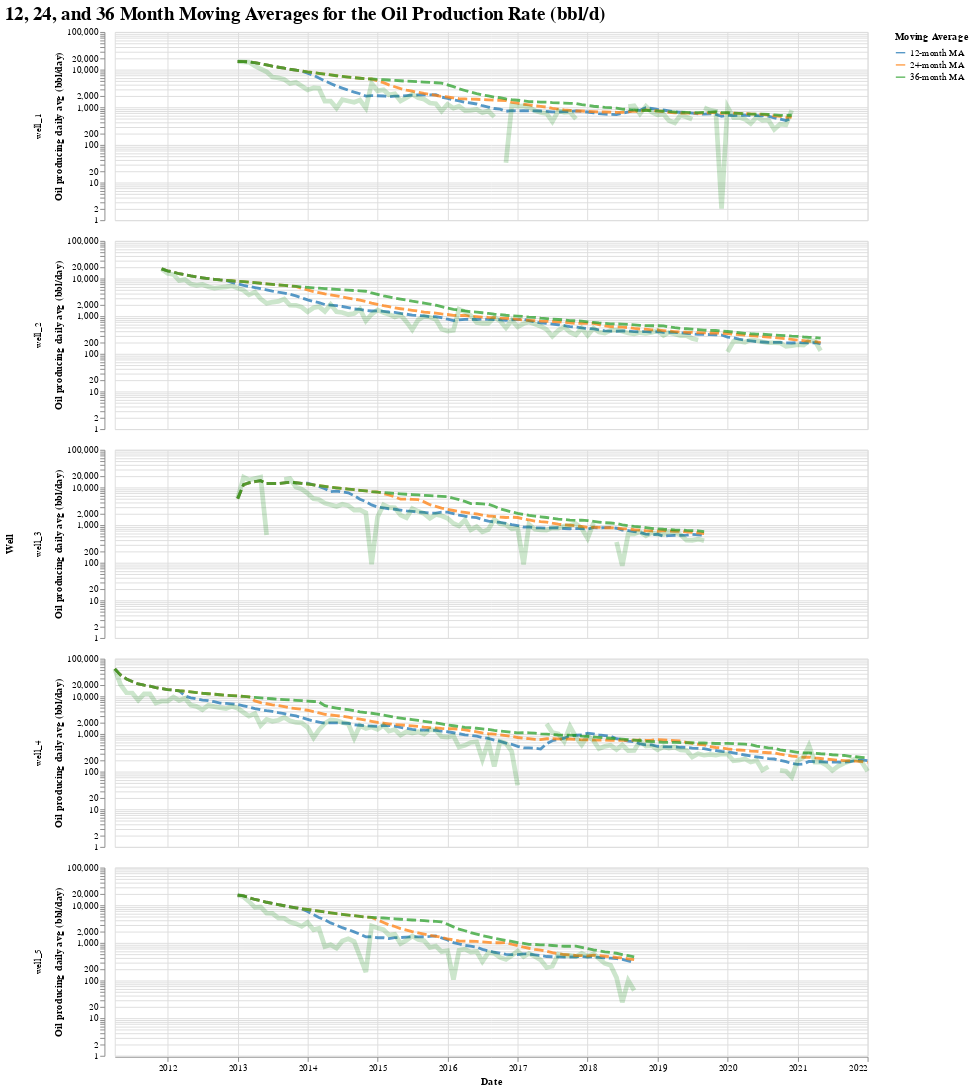

The cell this chart's notebook holds for it:
### Markdown cell above
#### Oil Production Rate Moving Averages
- Visualizing the 12 month, 24, and 36 months oil production rate moving averages.

### Code cell
# Prepare the oil production data for moving-average smoothing, ignoring zero placeholders
ma_chart_df = df[['well_name', 'date', 'oil_producing_daily_avg (bbl/day)']].replace({0:np.nan})

# Define the moving-average windows and colors that will be layered together
window_specs = [
    (12, '12-month MA'),
    (24, '24-month MA'),
    (36, '36-month MA'),
]

window_colors = ['#1f77b4', '#ff7f0e', '#2ca02c']
color_scale = alt.Scale(
    domain=[label for _, label in window_specs],
    range=window_colors
)

# Build a reusable base chart shared by the raw line and each moving-average layer
base = alt.Chart(ma_chart_df).encode(
    alt.X('date:T').title('Date')
)

# Show the original series in light green for context
raw_line = base.mark_line(color='green', opacity=0.2, size=5).encode(
    alt.Y('oil_producing_daily_avg (bbl/day):Q').title('Oil producing daily avg (bbl/day)').scale(type='log')
)

# Create each moving-average line and collect it for layering
ma_layers = []
for window, label in window_specs:
    ma_layer = base.transform_window(
        rolling_mean='mean(oil_producing_daily_avg (bbl/day))',
        frame=[-(window - 1), 0],
        groupby=['well_name'],
        sort=[alt.SortField('date')]
    ).transform_calculate(
        window_label=f"'{label}'"
    ).mark_line(size=3, opacity=0.75, strokeDash=[10,4]).encode(
        y='rolling_mean:Q',
        color=alt.Color('window_label:N').scale(color_scale).title('Moving Average')
    ).properties(
        height = 200,
        width = 800,
    )
    ma_layers.append(ma_layer)

# Layer the raw series with every moving-average line and facet by well
layered_ma_chart = alt.layer(*ma_layers, raw_line).facet(
    row=alt.Row('well_name:N', title='Well')
).properties(
    title=alt.Title('12, 24, and 36 Month Moving Averages for the Oil Production Rate (bbl/d)', fontSize=20, anchor='start')
)

layered_ma_chart

### Figure 1 — Vega-Lite specification as saved in the notebook (floating-point values rounded to 4 significant figures; data arrays with more than 128 entries replaced by an {"elided": "..."} marker saying what was removed)
{"config": {"view": {"continuousWidth": 300, "continuousHeight": 300}}, "data": {"name": "data-46fed1e3df2c72c60c2a7ebb3a7ca275"}, "facet": {"row": {"field": "well_name", "title": "Well", "type": "nominal"}}, "spec": {"layer": [{"mark": {"type": "line", "opacity": 0.75, "size": 3, "strokeDash": [10, 4]}, "encoding": {"color": {"field": "window_label", "scale": {"domain": ["12-month MA", "24-month MA", "36-month MA"], "range": ["#1f77b4", "#ff7f0e", "#2ca02c"]}, "title": "Moving Average", "type": "nominal"}, "x": {"field": "date", "title": "Date", "type": "temporal"}, "y": {"field": "rolling_mean", "type": "quantitative"}}, "transform": [{"window": [{"op": "mean", "field": "oil_producing_daily_avg (bbl/day)", "as": "rolling_mean"}], "frame": [-11, 0], "groupby": ["well_name"], "sort": [{"field": "date"}]}, {"calculate": "'12-month MA'", "as": "window_label"}]}, {"mark": {"type": "line", "opacity": 0.75, "size": 3, "strokeDash": [10, 4]}, "encoding": {"color": {"field": "window_label", "scale": {"domain": ["12-month MA", "24-month MA", "36-month MA"], "range": ["#1f77b4", "#ff7f0e", "#2ca02c"]}, "title": "Moving Average", "type": "nominal"}, "x": {"field": "date", "title": "Date", "type": "temporal"}, "y": {"field": "rolling_mean", "type": "quantitative"}}, "transform": [{"window": [{"op": "mean", "field": "oil_producing_daily_avg (bbl/day)", "as": "rolling_mean"}], "frame": [-23, 0], "groupby": ["well_name"], "sort": [{"field": "date"}]}, {"calculate": "'24-month MA'", "as": "window_label"}]}, {"mark": {"type": "line", "opacity": 0.75, "size": 3, "strokeDash": [10, 4]}, "encoding": {"color": {"field": "window_label", "scale": {"domain": ["12-month MA", "24-month MA", "36-month MA"], "range": ["#1f77b4", "#ff7f0e", "#2ca02c"]}, "title": "Moving Average", "type": "nominal"}, "x": {"field": "date", "title": "Date", "type": "temporal"}, "y": {"field": "rolling_mean", "type": "quantitative"}}, "transform": [{"window": [{"op": "mean", "field": "oil_producing_daily_avg (bbl/day)", "as": "rolling_mean"}], "frame": [-35, 0], "groupby": ["well_name"], "sort": [{"field": "date"}]}, {"calculate": "'36-month MA'", "as": "window_label"}]}, {"mark": {"type": "line", "color": "green", "opacity": 0.2, "size": 5}, "encoding": {"x": {"field": "date", "title": "Date", "type": "temporal"}, "y": {"field": "oil_producing_daily_avg (bbl/day)", "scale": {"type": "log"}, "title": "Oil producing daily avg (bbl/day)", "type": "quantitative"}}}], "height": 200, "width": 800}, "title": {"text": "12, 24, and 36 Month Moving Averages for the Oil Production Rate (bbl/d)", "anchor": "start", "fontSize": 20}, "$schema": "https://vega.github.io/schema/vega-lite/v5.20.1.json", "datasets": {"data-46fed1e3df2c72c60c2a7ebb3a7ca275": {"elided": "490 records"}}}
